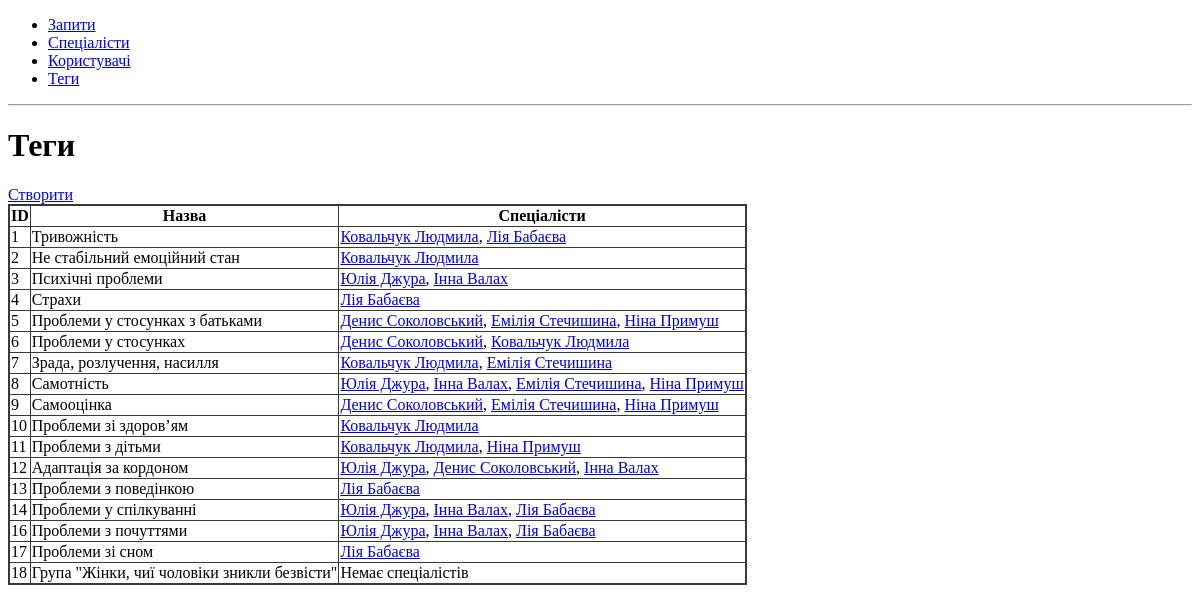
The page /tags/ on the database as committed earlier.
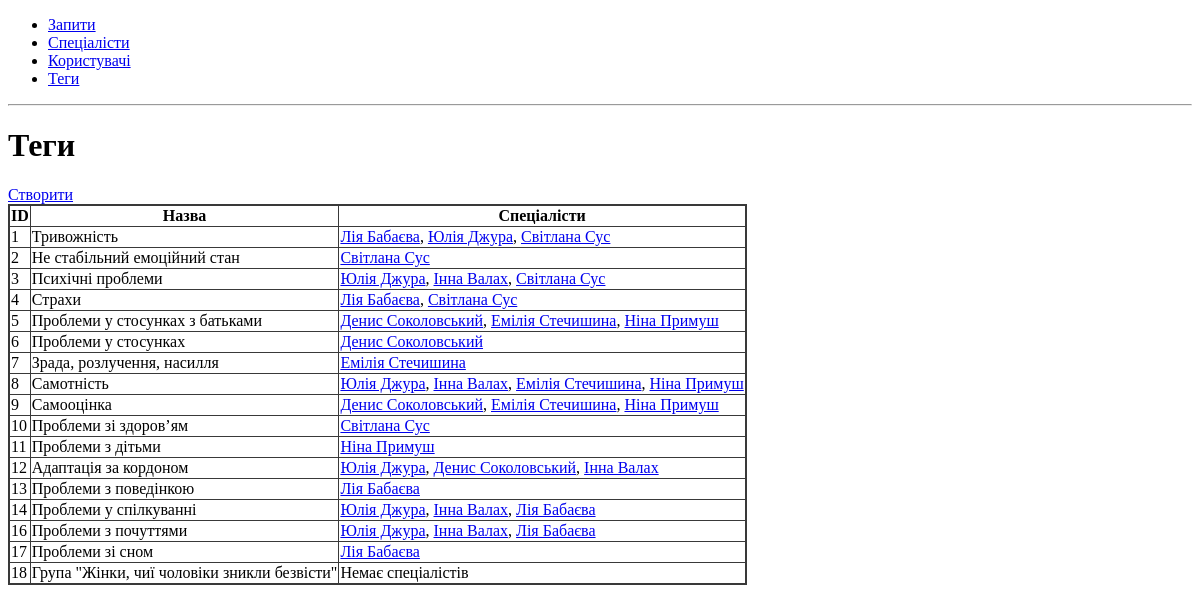
The same page on the database as committed later.
### app/tags/models.py (models this page shows, shortened)
class Tag(db.Model):
    __tablename__ = "tag"
    id = db.Column(db.Integer, primary_key=True)
    name = db.Column(db.String(255), unique=True, nullable=False)
    specialists = db.relationship("Specialist", secondary="specialist_tag", back_populates="tags")

### app/specialists/models.py (models this page shows, shortened)
class Specialist(db.Model):
    __tablename__ = "specialist"
    id = db.Column(db.Integer, primary_key=True)
    name = db.Column(db.String(255), unique=True, nullable=False)
    description = db.Column(db.String(255))
    cv = db.Column(db.String(255))
    phone = db.Column(db.String(255))
    tags = db.relationship("Tag", secondary=specialist_tag, back_populates="specialists")
    telegram_username = db.Column(db.String(255))
    def __repr__(self) -> str:
        return f"{self.name}"

### app/tags/routes.py (the view)
@bp.route('/', methods=['GET', 'POST'])
def tags():
    return render_template('tags.html', tags=Tag.query.all())

### app/tags/templates/tags.html
{% extends 'base.html' %}
{% block content %}
<h1>Теги</h1>
<a href="{{ url_for('tags.new') }}">Створити</a>
{% include 'tags_table.html' %}
{% endblock %}

### app/tags/templates/tags_table.html
<table id="tags">
    <tr>
        <th>ID</th>
        <th>Назва</th>
        <th>Спеціалісти</th>
    </tr>
    {% for tag in tags %}
    <tr>
        <td>{{ tag.id }}</td>
        <td>{{ tag.name }}</td>
        <td>
            {% if tag.specialists %}
                {% for specialist in tag.specialists %}
                    <a href="{{ url_for('specialists.specialist_card', specialist_id=specialist.id) }}">{{ specialist }}</a>{% if not loop.last %}, {% endif %}
                {% endfor %}
            {% else %}
                Немає спеціалістів
            {% endif %}
        </td>
    </tr>
    {% endfor %}
</table>

Rows that differ between the two databases and show on the page:
removed Specialist: name "Ковальчук Людмила"
changed Tag "Тривожність": gains Specialist (name "Юлія Джура")
shown differently, row unchanged: Specialist "Лія Бабаєва": now shows ", ,"
added Specialist: name "Світлана Сус"
shown differently, row unchanged: Specialist "Інна Валах": now shows ","
shown differently, row unchanged: Specialist "Денис Соколовський": no longer shows ","
